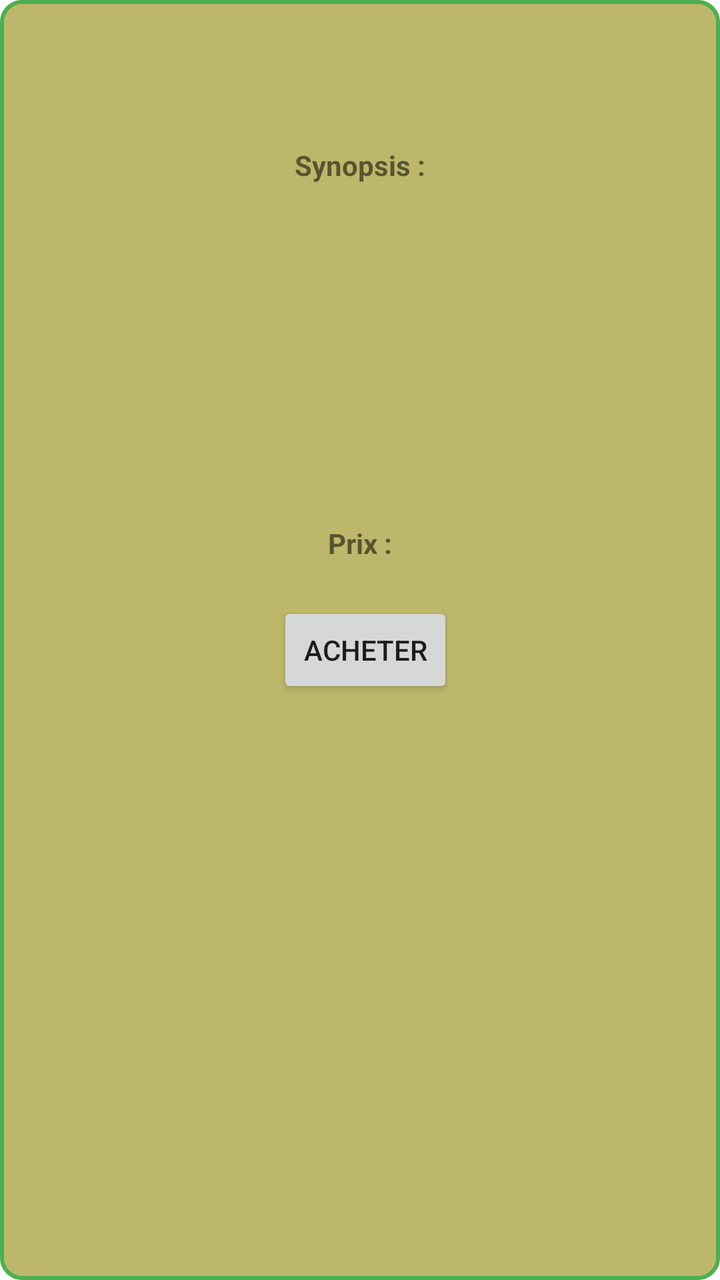
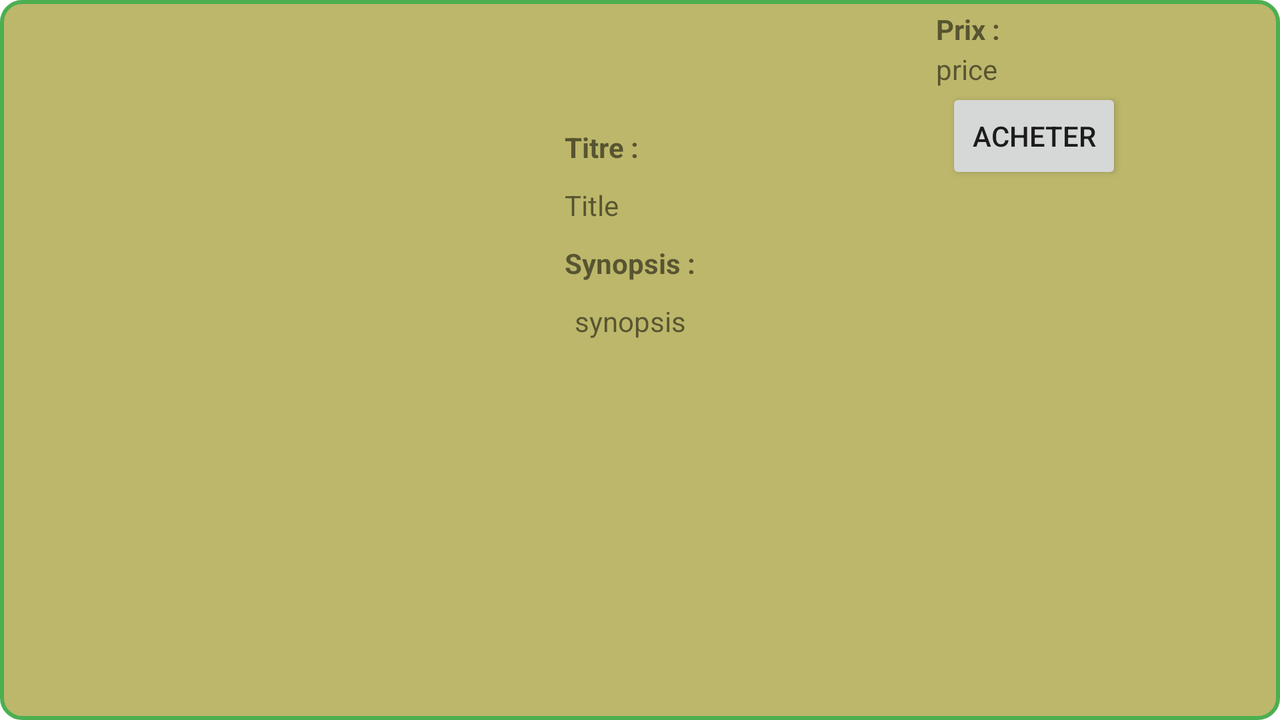

First picture: res/layout/ on a phone held upright. Second picture: the repository's own variant of that layout, on a device whose configuration matches the variant's folder. Source for both follows.
<!-- AndroidManifest.xml: application theme Theme.HenriPotier -->
<!-- res/layout/fragment_book_details.xml -->
<?xml version="1.0" encoding="utf-8"?>
<androidx.constraintlayout.widget.ConstraintLayout xmlns:android="http://schemas.android.com/apk/res/android"
    xmlns:app="http://schemas.android.com/apk/res-auto"
    android:layout_width="match_parent"
    android:layout_height="match_parent"
    app:layout_constraintTop_toTopOf="parent"
    app:layout_constraintBottom_toBottomOf="parent"
    app:layout_constraintStart_toStartOf="parent"
    app:layout_constraintEnd_toEndOf="parent"
    android:background="@drawable/book_details_border"
    >
    <TextView
        android:id="@+id/title_header"
        android:layout_width="wrap_content"
        android:layout_height="wrap_content"
        android:textStyle="bold"
        android:layout_marginTop="5dp"
        app:layout_constraintEnd_toEndOf="parent"
        app:layout_constraintStart_toStartOf="parent"
        app:layout_constraintTop_toTopOf="parent" />

    <TextView
        android:id="@+id/titleView"
        android:layout_width="wrap_content"
        android:layout_height="wrap_content"
        android:layout_marginTop="10dp"
        app:layout_constraintEnd_toEndOf="parent"
        app:layout_constraintStart_toStartOf="parent"
        app:layout_constraintTop_toBottomOf="@id/title_header" />

    <ImageView
        android:id="@+id/coverView"
        android:layout_width="wrap_content"
        android:layout_height="wrap_content"
        android:src="@drawable/ic_launcher_foreground"
        android:layout_marginTop="10dp"
        app:layout_constraintEnd_toEndOf="parent"
        app:layout_constraintStart_toStartOf="parent"
        app:layout_constraintTop_toBottomOf="@id/titleView"
        />
    <TextView
        android:id="@+id/synopsis_header"
        android:layout_width="wrap_content"
        android:layout_height="wrap_content"
        android:text="@string/book_synopsis_header"
        android:textStyle="bold"
        android:layout_marginTop="10dp"
        app:layout_constraintEnd_toEndOf="parent"
        app:layout_constraintStart_toStartOf="parent"
        app:layout_constraintTop_toBottomOf="@id/coverView" />

    <ScrollView
        android:id="@+id/synopsis_scrollView"
        android:layout_width="wrap_content"
        android:layout_height="150dp"
        android:layout_marginTop="10dp"
        android:scrollbars="vertical"
        app:layout_constraintEnd_toEndOf="parent"
        app:layout_constraintStart_toStartOf="parent"
        app:layout_constraintBottom_toTopOf="@id/synopsis_guideline"
        app:layout_constraintTop_toBottomOf="@id/synopsis_header">

        <TextView
            android:id="@+id/synopsisView"
            android:layout_width="match_parent"
            android:layout_height="wrap_content"
            android:textAlignment="center" />
    </ScrollView>

    <TextView
        android:id="@+id/price_header"
        android:layout_width="wrap_content"
        android:layout_height="wrap_content"
        android:text="@string/book_price_header"
        android:textStyle="bold"
        android:layout_marginTop="10dp"
        app:layout_constraintEnd_toEndOf="parent"
        app:layout_constraintStart_toStartOf="parent"
        app:layout_constraintTop_toBottomOf="@id/synopsis_scrollView" />
    <TextView
        android:id="@+id/priceView"
        android:layout_width="wrap_content"
        android:layout_height="wrap_content"
        android:layout_marginTop="1dp"
        app:layout_constraintEnd_toEndOf="parent"
        app:layout_constraintStart_toStartOf="parent"
        app:layout_constraintTop_toBottomOf="@id/price_header" />

    <Button
        android:id="@+id/add_to_basket"
        android:layout_width="wrap_content"
        android:layout_height="wrap_content"
        app:layout_constraintTop_toBottomOf="@id/priceView"
        app:layout_constraintStart_toStartOf="parent"
        app:layout_constraintEnd_toEndOf="parent"
        android:layout_marginStart="5dp"
        android:text="@string/add_to_basket"
        />

    <androidx.constraintlayout.widget.Guideline
        android:id="@+id/synopsis_guideline"
        android:layout_width="wrap_content"
        android:layout_height="wrap_content"
        app:layout_constraintGuide_percent="2.2" />
</androidx.constraintlayout.widget.ConstraintLayout>
<!-- resources referenced by this layout -->
<resources>
  <!-- drawable book_details_border (drawable) -->
  <?xml version="1.0" encoding="utf-8"?>
  <shape xmlns:android="http://schemas.android.com/apk/res/android">
      <solid android:color="#BDB76B"/>
      <stroke android:width="2dp" android:color="#4CAF50"/>
      <corners android:radius="10dp" />
  </shape>
  <string name="add_to_basket">Acheter</string>
  <string name="book_price_header">Prix : </string>
  <string name="book_synopsis_header">Synopsis : </string>
  <style name="Theme.HenriPotier" parent="Theme.MaterialComponents.DayNight.DarkActionBar">
          
          <item name="colorPrimary">@color/purple_500</item>
          <item name="colorPrimaryVariant">@color/purple_700</item>
          <item name="colorOnPrimary">@color/white</item>
          
          <item name="colorSecondary">@color/teal_200</item>
          <item name="colorSecondaryVariant">@color/teal_700</item>
          <item name="colorOnSecondary">@color/black</item>
          
          <item name="android:statusBarColor">?attr/colorPrimaryVariant</item>
          
      </style>
</resources>
<!-- res/layout-land/fragment_book_details.xml (the author's variant of the layout above) -->
<!-- drawn on the phone turned sideways -->
<?xml version="1.0" encoding="utf-8"?>
<androidx.constraintlayout.widget.ConstraintLayout xmlns:android="http://schemas.android.com/apk/res/android"
    xmlns:app="http://schemas.android.com/apk/res-auto"
    android:layout_width="match_parent"
    android:layout_height="wrap_content"
    android:background="@drawable/book_details_border"
    >

    <FrameLayout
        android:layout_width="wrap_content"
        android:layout_height="wrap_content"
        android:orientation="vertical"
        app:layout_constraintBottom_toBottomOf="parent"
        app:layout_constraintEnd_toEndOf="parent"
        app:layout_constraintEnd_toStartOf="@id/guideline"
        app:layout_constraintStart_toStartOf="parent"
        app:layout_constraintTop_toTopOf="parent">

        <ImageView
            android:id="@+id/coverView"
            android:layout_width="match_parent"
            android:layout_height="match_parent"
            android:layout_marginTop="10dp"
            android:src="@drawable/ic_launcher_foreground"
            app:layout_constraintBottom_toBottomOf="parent"
            app:layout_constraintEnd_toStartOf="@id/guideline"
            app:layout_constraintStart_toStartOf="parent"
            app:layout_constraintTop_toTopOf="parent" />
    </FrameLayout>
    <ScrollView
        android:layout_width="wrap_content"
        android:layout_height="wrap_content"
        android:layout_marginEnd="10dp"
        app:layout_constraintTop_toTopOf="parent"
        app:layout_constraintBottom_toBottomOf="parent"
        app:layout_constraintStart_toEndOf="@id/guideline"
        app:layout_constraintEnd_toStartOf="@id/right_guideline"
        >
    <LinearLayout
        android:id="@+id/right_part"
        android:orientation="vertical"
        android:layout_width="match_parent"
        android:layout_height="match_parent"
        >
    <TextView
        android:id="@+id/title_header"
        android:layout_width="wrap_content"
        android:layout_height="wrap_content"
        android:text="@string/book_title_header"
        android:textStyle="bold"
        android:layout_marginTop="5dp"
        app:layout_constraintEnd_toEndOf="parent"
        app:layout_constraintStart_toEndOf="@id/guideline"
        app:layout_constraintTop_toTopOf="parent" />

    <TextView
        android:id="@+id/titleView"
        android:layout_width="wrap_content"
        android:layout_height="wrap_content"
        android:text="Title"
        android:layout_marginTop="10dp"
        app:layout_constraintEnd_toEndOf="parent"
        app:layout_constraintStart_toEndOf="@id/guideline"
        app:layout_constraintTop_toBottomOf="@id/title_header" />

    <TextView
        android:id="@+id/synopsis_header"
        android:layout_width="wrap_content"
        android:layout_height="wrap_content"
        android:text="@string/book_synopsis_header"
        android:textStyle="bold"
        android:layout_marginTop="10dp"
        app:layout_constraintStart_toEndOf="@id/guideline"
        app:layout_constraintEnd_toEndOf="parent"
        app:layout_constraintTop_toBottomOf="@id/titleView" />

    <ScrollView
        android:id="@+id/synopsis_scrollView"
        android:layout_width="match_parent"
        android:layout_height="150dp"
        android:layout_marginTop="10dp"
        android:scrollbars="vertical"
        app:layout_constraintEnd_toEndOf="parent"
        app:layout_constraintStart_toEndOf="@id/guideline"
        app:layout_constraintTop_toBottomOf="@id/synopsis_header">

        <TextView
            android:id="@+id/synopsisView"
            android:layout_width="match_parent"
            android:layout_height="match_parent"
            android:text="synopsis"
            android:textAlignment="center" />
    </ScrollView>
    </LinearLayout>
    </ScrollView>
    <ScrollView
        android:layout_width="wrap_content"
        android:layout_height="match_parent"
        android:layout_marginStart="20dp"
        android:layout_marginEnd="20dp"
        app:layout_constraintTop_toTopOf="parent"
        app:layout_constraintStart_toEndOf="@id/right_guideline">
    <LinearLayout
        android:id="@+id/right_part_basket"
        android:orientation="vertical"
        android:layout_width="match_parent"
        android:layout_height="wrap_content"
        >
        <TextView
            android:id="@+id/price_header"
            android:layout_width="wrap_content"
            android:layout_height="wrap_content"
            android:text="@string/book_price_header"
            android:textStyle="bold"
            android:layout_marginTop="5dp"
            app:layout_constraintEnd_toEndOf="parent"
            app:layout_constraintStart_toEndOf="@id/guideline"
            app:layout_constraintTop_toTopOf="parent"/>

        <TextView
            android:id="@+id/priceView"
            android:layout_width="wrap_content"
            android:layout_height="wrap_content"
            android:text="price"
            android:layout_marginTop="1dp"
            app:layout_constraintEnd_toEndOf="parent"
            app:layout_constraintStart_toEndOf="@id/right_guideline"
            app:layout_constraintTop_toBottomOf="@id/price_header" />
        <Button
            android:id="@+id/add_to_basket"
            android:layout_width="wrap_content"
            android:layout_height="match_parent"
            app:layout_constraintTop_toBottomOf="@id/priceView"
            app:layout_constraintStart_toStartOf="parent"
            app:layout_constraintEnd_toEndOf="parent"
            android:layout_marginLeft="5dp"
            android:text="@string/add_to_basket"
            />
    </LinearLayout>
    </ScrollView>
    <androidx.constraintlayout.widget.Guideline
        android:id="@+id/guideline"
        android:layout_width="wrap_content"
        android:layout_height="wrap_content"
        android:orientation="vertical"
        app:layout_constraintGuide_percent="0.3"
        />
    <androidx.constraintlayout.widget.Guideline
        android:id="@+id/right_guideline"
        android:layout_width="wrap_content"
        android:layout_height="wrap_content"
        android:orientation="vertical"
        app:layout_constraintGuide_percent="0.7"
        />


</androidx.constraintlayout.widget.ConstraintLayout>
<!-- resources referenced by the variant -->
<!-- as the phone turned sideways resolves them -->
<resources>
  <!-- drawable book_details_border (drawable) -->
  <?xml version="1.0" encoding="utf-8"?>
  <shape xmlns:android="http://schemas.android.com/apk/res/android">
      <solid android:color="#BDB76B"/>
      <stroke android:width="2dp" android:color="#4CAF50"/>
      <corners android:radius="10dp" />
  </shape>
  <string name="add_to_basket">Acheter</string>
  <string name="book_price_header">Prix : </string>
  <string name="book_synopsis_header">Synopsis : </string>
  <string name="book_title_header">Titre : </string>
  <style name="Theme.HenriPotier" parent="Theme.MaterialComponents.DayNight.DarkActionBar">
          
          <item name="colorPrimary">@color/purple_500</item>
          <item name="colorPrimaryVariant">@color/purple_700</item>
          <item name="colorOnPrimary">@color/white</item>
          
          <item name="colorSecondary">@color/teal_200</item>
          <item name="colorSecondaryVariant">@color/teal_700</item>
          <item name="colorOnSecondary">@color/black</item>
          
          <item name="android:statusBarColor">?attr/colorPrimaryVariant</item>
          
      </style>
</resources>
